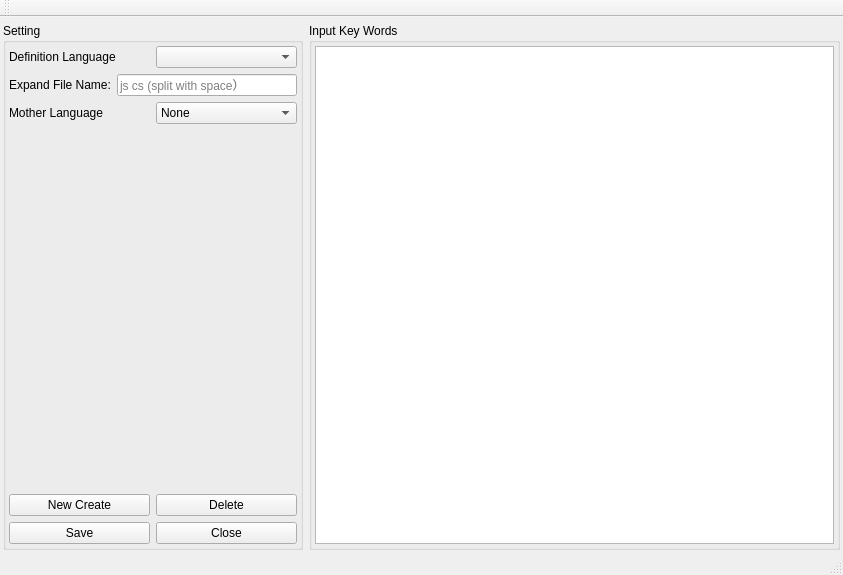
<?xml version="1.0" encoding="UTF-8"?>
<ui version="4.0">
 <class>LangStyleDefineClass</class>
 <widget class="QMainWindow" name="LangStyleDefineClass">
  <property name="geometry">
   <rect>
    <x>0</x>
    <y>0</y>
    <width>843</width>
    <height>575</height>
   </rect>
  </property>
  <property name="windowTitle">
   <string>LangStyleDefine</string>
  </property>
  <widget class="QWidget" name="centralWidget">
   <layout class="QHBoxLayout" name="horizontalLayout_4">
    <property name="leftMargin">
     <number>3</number>
    </property>
    <property name="topMargin">
     <number>6</number>
    </property>
    <property name="rightMargin">
     <number>3</number>
    </property>
    <property name="bottomMargin">
     <number>3</number>
    </property>
    <item>
     <widget class="QGroupBox" name="groupBox_2">
      <property name="maximumSize">
       <size>
        <width>300</width>
        <height>16777215</height>
       </size>
      </property>
      <property name="title">
       <string>Setting</string>
      </property>
      <layout class="QGridLayout" name="gridLayout_3">
       <property name="leftMargin">
        <number>3</number>
       </property>
       <property name="topMargin">
        <number>3</number>
       </property>
       <property name="rightMargin">
        <number>3</number>
       </property>
       <property name="bottomMargin">
        <number>3</number>
       </property>
       <property name="horizontalSpacing">
        <number>3</number>
       </property>
       <property name="verticalSpacing">
        <number>6</number>
       </property>
       <item row="0" column="0">
        <layout class="QHBoxLayout" name="horizontalLayout">
         <item>
          <widget class="QLabel" name="label">
           <property name="text">
            <string>Definition Language</string>
           </property>
          </widget>
         </item>
         <item>
          <widget class="QComboBox" name="curDefineLangCb"/>
         </item>
        </layout>
       </item>
       <item row="2" column="0">
        <layout class="QHBoxLayout" name="horizontalLayout_3">
         <item>
          <widget class="QLabel" name="label_3">
           <property name="text">
            <string>Mother Language</string>
           </property>
          </widget>
         </item>
         <item>
          <widget class="QComboBox" name="motherLangCb">
           <item>
            <property name="text">
             <string>None</string>
            </property>
           </item>
           <item>
            <property name="text">
             <string>Cpp</string>
            </property>
           </item>
          </widget>
         </item>
        </layout>
       </item>
       <item row="5" column="0">
        <layout class="QGridLayout" name="gridLayout">
         <item row="0" column="1">
          <widget class="QPushButton" name="delBt">
           <property name="text">
            <string>Delete</string>
           </property>
          </widget>
         </item>
         <item row="0" column="0">
          <widget class="QPushButton" name="newBt">
           <property name="text">
            <string>New Create</string>
           </property>
          </widget>
         </item>
         <item row="3" column="0">
          <widget class="QPushButton" name="saveBt">
           <property name="text">
            <string>Save</string>
           </property>
          </widget>
         </item>
         <item row="3" column="1">
          <widget class="QPushButton" name="saveAsBt">
           <property name="text">
            <string>Close</string>
           </property>
          </widget>
         </item>
        </layout>
       </item>
       <item row="1" column="0">
        <layout class="QHBoxLayout" name="horizontalLayout_2">
         <item>
          <widget class="QLabel" name="label_2">
           <property name="text">
            <string>Expand File Name:</string>
           </property>
          </widget>
         </item>
         <item>
          <widget class="QLineEdit" name="extNameLe">
           <property name="maxLength">
            <number>256</number>
           </property>
           <property name="placeholderText">
            <string>js cs (split with space）</string>
           </property>
          </widget>
         </item>
        </layout>
       </item>
       <item row="3" column="0">
        <spacer name="verticalSpacer">
         <property name="orientation">
          <enum>Qt::Vertical</enum>
         </property>
         <property name="sizeHint" stdset="0">
          <size>
           <width>20</width>
           <height>40</height>
          </size>
         </property>
        </spacer>
       </item>
      </layout>
     </widget>
    </item>
    <item>
     <widget class="QGroupBox" name="groupBox">
      <property name="title">
       <string>Input Key Words</string>
      </property>
      <layout class="QGridLayout" name="gridLayout_2">
       <property name="leftMargin">
        <number>3</number>
       </property>
       <property name="topMargin">
        <number>3</number>
       </property>
       <property name="rightMargin">
        <number>3</number>
       </property>
       <property name="bottomMargin">
        <number>3</number>
       </property>
       <property name="horizontalSpacing">
        <number>3</number>
       </property>
       <property name="verticalSpacing">
        <number>6</number>
       </property>
       <item row="0" column="0">
        <widget class="QPlainTextEdit" name="keyWordEdit"/>
       </item>
      </layout>
     </widget>
    </item>
   </layout>
  </widget>
  <widget class="QMenuBar" name="menuBar">
   <property name="geometry">
    <rect>
     <x>0</x>
     <y>0</y>
     <width>843</width>
     <height>23</height>
    </rect>
   </property>
  </widget>
  <widget class="QToolBar" name="mainToolBar">
   <attribute name="toolBarArea">
    <enum>TopToolBarArea</enum>
   </attribute>
   <attribute name="toolBarBreak">
    <bool>false</bool>
   </attribute>
  </widget>
  <widget class="QStatusBar" name="statusBar"/>
 </widget>
 <layoutdefault spacing="6" margin="11"/>
 <resources/>
 <connections>
  <connection>
   <sender>newBt</sender>
   <signal>clicked()</signal>
   <receiver>LangStyleDefineClass</receiver>
   <slot>slot_new()</slot>
   <hints>
    <hint type="sourcelabel">
     <x>131</x>
     <y>503</y>
    </hint>
    <hint type="destinationlabel">
     <x>318</x>
     <y>547</y>
    </hint>
   </hints>
  </connection>
  <connection>
   <sender>saveBt</sender>
   <signal>clicked()</signal>
   <receiver>LangStyleDefineClass</receiver>
   <slot>slot_save()</slot>
   <hints>
    <hint type="sourcelabel">
     <x>155</x>
     <y>532</y>
    </hint>
    <hint type="destinationlabel">
     <x>273</x>
     <y>551</y>
    </hint>
   </hints>
  </connection>
  <connection>
   <sender>saveAsBt</sender>
   <signal>clicked()</signal>
   <receiver>LangStyleDefineClass</receiver>
   <slot>close()</slot>
   <hints>
    <hint type="sourcelabel">
     <x>249</x>
     <y>520</y>
    </hint>
    <hint type="destinationlabel">
     <x>429</x>
     <y>544</y>
    </hint>
   </hints>
  </connection>
  <connection>
   <sender>delBt</sender>
   <signal>clicked()</signal>
   <receiver>LangStyleDefineClass</receiver>
   <slot>slot_delete()</slot>
   <hints>
    <hint type="sourcelabel">
     <x>275</x>
     <y>491</y>
    </hint>
    <hint type="destinationlabel">
     <x>539</x>
     <y>546</y>
    </hint>
   </hints>
  </connection>
 </connections>
 <slots>
  <slot>slot_new()</slot>
  <slot>slot_save()</slot>
  <slot>slot_delete()</slot>
 </slots>
</ui>
